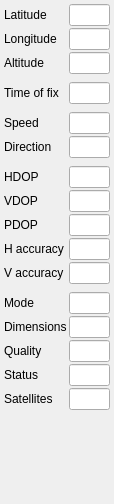
         <widget class="QWidget" name="scrollAreaWidgetContents_2">
          <property name="geometry">
           <rect>
            <x>0</x>
            <y>0</y>
            <width>114</width>
            <height>504</height>
           </rect>
          </property>
          <layout class="QGridLayout" name="gridLayout_2">
           <property name="leftMargin">
            <number>2</number>
           </property>
           <property name="topMargin">
            <number>2</number>
           </property>
           <property name="rightMargin">
            <number>2</number>
           </property>
           <property name="bottomMargin">
            <number>2</number>
           </property>
           <property name="verticalSpacing">
            <number>2</number>
           </property>
           <item row="4" column="0">
            <spacer name="verticalSpacer">
             <property name="orientation">
              <enum>Qt::Vertical</enum>
             </property>
             <property name="sizeHint" stdset="0">
              <size>
               <width>20</width>
               <height>40</height>
              </size>
             </property>
            </spacer>
           </item>
           <item row="2" column="0">
            <layout class="QGridLayout" name="gridLayout_10">
             <property name="leftMargin">
              <number>2</number>
             </property>
             <property name="topMargin">
              <number>2</number>
             </property>
             <property name="rightMargin">
              <number>2</number>
             </property>
             <property name="bottomMargin">
              <number>2</number>
             </property>
             <property name="spacing">
              <number>2</number>
             </property>
             <item row="0" column="1">
              <widget class="QLineEdit" name="mTxtLatitude">
               <property name="toolTip">
                <string>latitude of position fix (degrees)</string>
               </property>
               <property name="readOnly">
                <bool>true</bool>
               </property>
              </widget>
             </item>
             <item row="3" column="1">
              <spacer name="verticalSpacer_2">
               <property name="orientation">
                <enum>Qt::Vertical</enum>
               </property>
               <property name="sizeType">
                <enum>QSizePolicy::Fixed</enum>
               </property>
               <property name="sizeHint" stdset="0">
                <size>
                 <width>20</width>
                 <height>6</height>
                </size>
               </property>
              </spacer>
             </item>
             <item row="1" column="0">
              <widget class="QLabel" name="mLblLongitude">
               <property name="text">
                <string>Longitude</string>
               </property>
              </widget>
             </item>
             <item row="1" column="1">
              <widget class="QLineEdit" name="mTxtLongitude">
               <property name="toolTip">
                <string>longitude of position fix (degrees)</string>
               </property>
               <property name="readOnly">
                <bool>true</bool>
               </property>
              </widget>
             </item>
             <item row="2" column="1">
              <widget class="QLineEdit" name="mTxtAltitude">
               <property name="toolTip">
                <string>antenna altitude with respect to geoid (mean sea level)</string>
               </property>
               <property name="readOnly">
                <bool>true</bool>
               </property>
              </widget>
             </item>
             <item row="2" column="0">
              <widget class="QLabel" name="mLblAltitude">
               <property name="text">
                <string>Altitude</string>
               </property>
              </widget>
             </item>
             <item row="0" column="0">
              <widget class="QLabel" name="mLblLatitude">
               <property name="text">
                <string>Latitude</string>
               </property>
              </widget>
             </item>
             <item row="4" column="0">
              <widget class="QLabel" name="mLblUtcTime">
               <property name="text">
                <string>Time of fix</string>
               </property>
              </widget>
             </item>
             <item row="4" column="1">
              <widget class="QLineEdit" name="mTxtDateTime">
               <property name="toolTip">
                <string>date/time of position fix (UTC)</string>
               </property>
               <property name="text">
                <string/>
               </property>
               <property name="readOnly">
                <bool>true</bool>
               </property>
              </widget>
             </item>
             <item row="8" column="1">
              <spacer name="verticalSpacer_4">
               <property name="orientation">
                <enum>Qt::Vertical</enum>
               </property>
               <property name="sizeType">
                <enum>QSizePolicy::Fixed</enum>
               </property>
               <property name="sizeHint" stdset="0">
                <size>
                 <width>20</width>
                 <height>6</height>
                </size>
               </property>
              </spacer>
             </item>
             <item row="6" column="1">
              <widget class="QLineEdit" name="mTxtSpeed">
               <property name="toolTip">
                <string>speed over ground</string>
               </property>
               <property name="readOnly">
                <bool>true</bool>
               </property>
              </widget>
             </item>
             <item row="6" column="0">
              <widget class="QLabel" name="mLblSpeed">
               <property name="toolTip">
                <string/>
               </property>
               <property name="text">
                <string>Speed</string>
               </property>
              </widget>
             </item>
             <item row="7" column="1">
              <widget class="QLineEdit" name="mTxtDirection">
               <property name="toolTip">
                <string>track direction (degrees)</string>
               </property>
               <property name="readOnly">
                <bool>true</bool>
               </property>
              </widget>
             </item>
             <item row="7" column="0">
              <widget class="QLabel" name="mLblDirection">
               <property name="toolTip">
                <string/>
               </property>
               <property name="text">
                <string>Direction</string>
               </property>
              </widget>
             </item>
             <item row="5" column="1">
              <spacer name="verticalSpacer_5">
               <property name="orientation">
                <enum>Qt::Vertical</enum>
               </property>
               <property name="sizeType">
                <enum>QSizePolicy::Fixed</enum>
               </property>
               <property name="sizeHint" stdset="0">
                <size>
                 <width>20</width>
                 <height>6</height>
                </size>
               </property>
              </spacer>
             </item>
             <item row="9" column="1">
              <widget class="QLineEdit" name="mTxtHdop">
               <property name="toolTip">
                <string>Horizontal Dilution of Precision</string>
               </property>
               <property name="readOnly">
                <bool>true</bool>
               </property>
              </widget>
             </item>
             <item row="9" column="0">
              <widget class="QLabel" name="mLblHdop">
               <property name="text">
                <string>HDOP</string>
               </property>
              </widget>
             </item>
             <item row="10" column="1">
              <widget class="QLineEdit" name="mTxtVdop">
               <property name="toolTip">
                <string>Vertical Dilution of Precision</string>
               </property>
               <property name="readOnly">
                <bool>true</bool>
               </property>
              </widget>
             </item>
             <item row="10" column="0">
              <widget class="QLabel" name="mLblVdop">
               <property name="text">
                <string>VDOP</string>
               </property>
              </widget>
             </item>
             <item row="11" column="1">
              <widget class="QLineEdit" name="mTxtPdop">
               <property name="toolTip">
                <string>Position Dilution of Precision</string>
               </property>
               <property name="readOnly">
                <bool>true</bool>
               </property>
              </widget>
             </item>
             <item row="11" column="0">
              <widget class="QLabel" name="mLblPdop">
               <property name="text">
                <string>PDOP</string>
               </property>
              </widget>
             </item>
             <item row="14" column="1">
              <spacer name="verticalSpacer_3">
               <property name="orientation">
                <enum>Qt::Vertical</enum>
               </property>
               <property name="sizeType">
                <enum>QSizePolicy::Fixed</enum>
               </property>
               <property name="sizeHint" stdset="0">
                <size>
                 <width>20</width>
                 <height>6</height>
                </size>
               </property>
              </spacer>
             </item>
             <item row="15" column="1">
              <widget class="QLineEdit" name="mTxtFixMode">
               <property name="toolTip">
                <string>GPS receiver configuration 2D/3D mode: Automatic or Manual</string>
               </property>
               <property name="readOnly">
                <bool>true</bool>
               </property>
              </widget>
             </item>
             <item row="15" column="0">
              <widget class="QLabel" name="mLblFixMode">
               <property name="text">
                <string>Mode</string>
               </property>
              </widget>
             </item>
             <item row="16" column="1">
              <widget class="QLineEdit" name="mTxtFixType">
               <property name="toolTip">
                <string>position fix dimensions: 2D, 3D or No fix</string>
               </property>
               <property name="readOnly">
                <bool>true</bool>
               </property>
              </widget>
             </item>
             <item row="16" column="0">
              <widget class="QLabel" name="mLblFixType">
               <property name="text">
                <string>Dimensions</string>
               </property>
              </widget>
             </item>
             <item row="17" column="1">
              <widget class="QLineEdit" name="mTxtQuality">
               <property name="toolTip">
                <string>quality of the position fix: Differential, Non-differential or No position</string>
               </property>
               <property name="readOnly">
                <bool>true</bool>
               </property>
              </widget>
             </item>
             <item row="17" column="0">
              <widget class="QLabel" name="mLblQuality">
               <property name="text">
                <string>Quality</string>
               </property>
              </widget>
             </item>
             <item row="18" column="1">
              <widget class="QLineEdit" name="mTxtStatus">
               <property name="toolTip">
                <string>position fix status: Valid or Invalid</string>
               </property>
               <property name="readOnly">
                <bool>true</bool>
               </property>
              </widget>
             </item>
             <item row="18" column="0">
              <widget class="QLabel" name="mLblStatus">
               <property name="text">
                <string>Status</string>
               </property>
              </widget>
             </item>
             <item row="19" column="1">
              <widget class="QLineEdit" name="mTxtSatellitesUsed">
               <property name="toolTip">
                <string>number of satellites used in the position fix</string>
               </property>
               <property name="readOnly">
                <bool>true</bool>
               </property>
              </widget>
             </item>
             <item row="19" column="0">
              <widget class="QLabel" name="mLblSatellitesUsed">
               <property name="text">
                <string>Satellites</string>
               </property>
              </widget>
             </item>
             <item row="12" column="1">
              <widget class="QLineEdit" name="mTxtHacc"/>
             </item>
             <item row="13" column="1">
              <widget class="QLineEdit" name="mTxtVacc"/>
             </item>
             <item row="12" column="0">
              <widget class="QLabel" name="mLblHacc">
               <property name="text">
                <string>H accuracy</string>
               </property>
              </widget>
             </item>
             <item row="13" column="0">
              <widget class="QLabel" name="mLblVacc">
               <property name="text">
                <string>V accuracy</string>
               </property>
              </widget>
             </item>
            </layout>
           </item>
          </layout>
         </widget>
